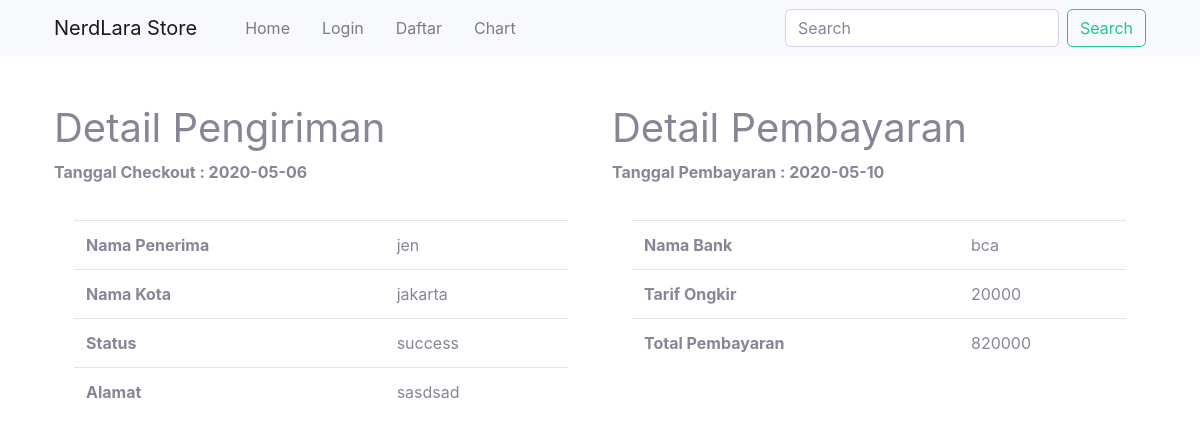
The page /lihatbayar.php?id=15 on the database its author committed.
### tables this page shows
CREATE TABLE `pembayaran` (
  `id_pembayaran` int(11) NOT NULL,
  `id_pembelian` int(11) NOT NULL,
  `nama` varchar(80) NOT NULL,
  `bank` varchar(80) NOT NULL,
  `jumlah` int(11) NOT NULL,
  `tanggal` date NOT NULL,
  `bukti` varchar(225) NOT NULL
);

CREATE TABLE `pembelian` (
  `id_pembelian` int(11) NOT NULL,
  `id_pelanggan` int(11) NOT NULL,
  `id_ongkir` int(11) NOT NULL,
  `tanggal_pembelian` date NOT NULL,
  `total_pembelian` int(11) NOT NULL,
  `nama_kota` varchar(90) NOT NULL,
  `tarif` int(11) NOT NULL,
  `alamat_pengiriman` varchar(80) NOT NULL,
  `status_pembelian` varchar(100) NOT NULL DEFAULT 'pending'
);

### lihatbayar.php (the view, shortened to what this page needs)
<?php
include 'koneksi.php';
$id_pembelian=$_GET['id'];
$view = $koneksi->query("SELECT * FROM pembayaran LEFT JOIN pembelian ON pembayaran.id_pembelian = pembelian.id_pembelian
WHERE pembelian.id_pembelian = '$id_pembelian'
");
$data = $view->fetch_assoc();
?>
<!DOCTYPE html>
<html lang="en">
<head>
    <link rel="stylesheet" type="text/css" href="Admin/css/sb-admin-2.min.css">
</head>
<body>
    <?php include "menu.php";?>
    <div class="container mt-5 ml-auto mb-5">
        <div class="row">
            <div class="col-md-6 justify-content-center">
                <strong><h1 class="ml-auto">Detail Pengiriman</h1></strong>
                <p> <strong>Tanggal Checkout : <?php echo $data['tanggal_pembelian']?></strong></p>
                <div class="card-body">
              <div class="table-responsive">
                <table class="table" id="dataTable">
               <tr>
                   <th>Nama Penerima</th>
                   <td><?php echo $data['nama']; ?></td>
                </tr>
                   <tr>
                       <th>Nama Kota</th>
                       <td><?php echo $data['nama_kota']; ?></td>
                    </tr>
                    <tr>
                        <th>Status</th>
                        <td><?php echo $data['status_pembelian']; ?></td>
                    </tr>
                    <tr>
                            <th>Alamat</th>
                            <td><?php echo $data['alamat_pengiriman']; ?></td>
                        </tr>
                        </table>
                </div>
            </div>
            </div>
            <div class="col-md-6 justify-content-center">
                <strong><h1 class="ml-auto">Detail Pembayaran</h1></strong>
                <p> <strong>Tanggal Pembayaran : <?php echo $data['tanggal']?></strong></p>
                <div class="card-body">
              <div class="table-responsive">
                <table class="table" id="dataTable">
               <tr>
                   <th>Nama Bank</th>
                   <td><?php echo $data['bank']; ?></td>
                </tr>
                   <tr>
                       <th> Tarif Ongkir </th>
                       <td><?php echo $data['tarif']; ?></td>
                    </tr>
                    <tr>
                        <th>Total Pembayaran</th>
                        <td collspan="4"><?php echo $data['total_pembelian']; ?></td>
                    </tr>
                        </table>
                </div>
            </div>
            </div>
        </div>
    </div>
</body>
</html>

### rows shown on the page
pembayaran: id_pembelian.tanggal_pembelian "2020-05-06", nama "jen", id_pembelian.nama_kota "jakarta", id_pembelian.status_pembelian "success", id_pembelian.alamat_pengiriman "sasdsad", tanggal "2020-05-10", bank "bca", id_pembelian.tarif "20000", id_pembelian.total_pembelian "820000"
